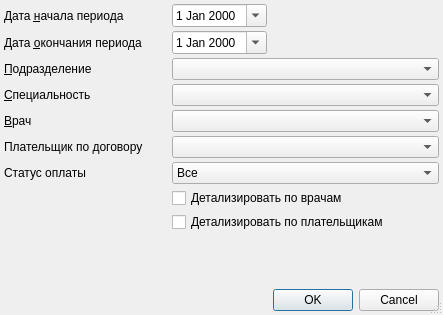
<?xml version="1.0" encoding="UTF-8"?>
<ui version="4.0">
 <class>FinanceExpensesSetupDialog</class>
 <widget class="QDialog" name="FinanceExpensesSetupDialog">
  <property name="windowModality">
   <enum>Qt::ApplicationModal</enum>
  </property>
  <property name="geometry">
   <rect>
    <x>0</x>
    <y>0</y>
    <width>443</width>
    <height>315</height>
   </rect>
  </property>
  <property name="windowTitle">
   <string>параметры отчёта</string>
  </property>
  <property name="sizeGripEnabled">
   <bool>true</bool>
  </property>
  <layout class="QGridLayout" name="gridLayout">
   <property name="leftMargin">
    <number>4</number>
   </property>
   <property name="topMargin">
    <number>4</number>
   </property>
   <property name="rightMargin">
    <number>4</number>
   </property>
   <property name="bottomMargin">
    <number>4</number>
   </property>
   <property name="spacing">
    <number>4</number>
   </property>
   <item row="2" column="0" colspan="2">
    <widget class="QLabel" name="lblOrgStructure">
     <property name="text">
      <string>&amp;Подразделение</string>
     </property>
     <property name="buddy">
      <cstring>cmbOrgStructure</cstring>
     </property>
    </widget>
   </item>
   <item row="6" column="2" colspan="2">
    <widget class="QComboBox" name="cmbAnalysisAccountItems">
     <item>
      <property name="text">
       <string>Все</string>
      </property>
     </item>
     <item>
      <property name="text">
       <string>Без подтверждения</string>
      </property>
     </item>
     <item>
      <property name="text">
       <string>Подтверждённые</string>
      </property>
     </item>
     <item>
      <property name="text">
       <string>Оплаченные</string>
      </property>
     </item>
     <item>
      <property name="text">
       <string>Отказанные</string>
      </property>
     </item>
    </widget>
   </item>
   <item row="0" column="3">
    <spacer>
     <property name="orientation">
      <enum>Qt::Horizontal</enum>
     </property>
     <property name="sizeHint" stdset="0">
      <size>
       <width>101</width>
       <height>20</height>
      </size>
     </property>
    </spacer>
   </item>
   <item row="4" column="2" colspan="2">
    <widget class="CPersonComboBoxEx" name="cmbPerson"/>
   </item>
   <item row="1" column="0" colspan="2">
    <widget class="QLabel" name="lblEndDate">
     <property name="text">
      <string>Дата &amp;окончания периода</string>
     </property>
     <property name="buddy">
      <cstring>edtEndDate</cstring>
     </property>
    </widget>
   </item>
   <item row="0" column="0" colspan="2">
    <widget class="QLabel" name="lblBegDate">
     <property name="text">
      <string>Дата &amp;начала периода</string>
     </property>
     <property name="buddy">
      <cstring>edtBegDate</cstring>
     </property>
    </widget>
   </item>
   <item row="6" column="0">
    <widget class="QLabel" name="lblAnalysisAccountItems">
     <property name="text">
      <string>Статус оплаты</string>
     </property>
    </widget>
   </item>
   <item row="1" column="2">
    <widget class="CDateEdit" name="edtEndDate">
     <property name="calendarPopup">
      <bool>true</bool>
     </property>
    </widget>
   </item>
   <item row="4" column="0">
    <widget class="QLabel" name="lblPerson">
     <property name="text">
      <string>&amp;Врач</string>
     </property>
     <property name="buddy">
      <cstring>cmbPerson</cstring>
     </property>
    </widget>
   </item>
   <item row="5" column="2" colspan="2">
    <widget class="CInsurerComboBox" name="cmbInsurerDoctors"/>
   </item>
   <item row="3" column="0" colspan="2">
    <widget class="QLabel" name="lblSpeciality">
     <property name="text">
      <string>&amp;Специальность</string>
     </property>
     <property name="buddy">
      <cstring>cmbSpeciality</cstring>
     </property>
    </widget>
   </item>
   <item row="10" column="0" colspan="4">
    <widget class="QDialogButtonBox" name="buttonBox">
     <property name="orientation">
      <enum>Qt::Horizontal</enum>
     </property>
     <property name="standardButtons">
      <set>QDialogButtonBox::Cancel|QDialogButtonBox::Ok</set>
     </property>
    </widget>
   </item>
   <item row="0" column="2">
    <widget class="CDateEdit" name="edtBegDate">
     <property name="calendarPopup">
      <bool>true</bool>
     </property>
    </widget>
   </item>
   <item row="5" column="0">
    <widget class="QLabel" name="lblInsurerDoctors">
     <property name="text">
      <string>Плательщик по договору</string>
     </property>
     <property name="buddy">
      <cstring>cmbInsurerDoctors</cstring>
     </property>
    </widget>
   </item>
   <item row="1" column="3">
    <spacer>
     <property name="orientation">
      <enum>Qt::Horizontal</enum>
     </property>
     <property name="sizeHint" stdset="0">
      <size>
       <width>101</width>
       <height>20</height>
      </size>
     </property>
    </spacer>
   </item>
   <item row="3" column="2" colspan="2">
    <widget class="CRBComboBox" name="cmbSpeciality">
     <property name="whatsThis">
      <string>&lt;html&gt;&lt;head&gt;&lt;meta name=&quot;qrichtext&quot; content=&quot;1&quot; /&gt;&lt;style type=&quot;text/css&quot;&gt;
p, li { white-space: pre-wrap; }
&lt;/style&gt;&lt;/head&gt;&lt;body style=&quot; font-family:'MS Shell Dlg 2'; font-size:8.25pt; font-weight:400; font-style:normal;&quot;&gt;
&lt;p style=&quot;-qt-paragraph-type:empty; margin-top:0px; margin-bottom:0px; margin-left:0px; margin-right:0px; -qt-block-indent:0; text-indent:0px;&quot;&gt;&lt;/p&gt;&lt;/body&gt;&lt;/html&gt;</string>
     </property>
    </widget>
   </item>
   <item row="2" column="2" colspan="2">
    <widget class="COrgStructureComboBox" name="cmbOrgStructure"/>
   </item>
   <item row="9" column="1">
    <spacer>
     <property name="orientation">
      <enum>Qt::Vertical</enum>
     </property>
     <property name="sizeHint" stdset="0">
      <size>
       <width>21</width>
       <height>21</height>
      </size>
     </property>
    </spacer>
   </item>
   <item row="8" column="2" colspan="2">
    <widget class="QCheckBox" name="chkDetailByInsurers">
     <property name="text">
      <string>Детализировать по плательщикам</string>
     </property>
    </widget>
   </item>
   <item row="7" column="2" colspan="2">
    <widget class="QCheckBox" name="chkDetailByPersons">
     <property name="text">
      <string>Детализировать по врачам</string>
     </property>
    </widget>
   </item>
  </layout>
 </widget>
 <customwidgets>
  <customwidget>
   <class>CPersonComboBoxEx</class>
   <extends>QComboBox</extends>
   <header>Orgs/PersonComboBoxEx.h</header>
  </customwidget>
  <customwidget>
   <class>COrgStructureComboBox</class>
   <extends>QComboBox</extends>
   <header>Orgs/OrgStructComboBoxes.h</header>
  </customwidget>
  <customwidget>
   <class>CDateEdit</class>
   <extends>QDateEdit</extends>
   <header>library/DateEdit</header>
  </customwidget>
  <customwidget>
   <class>CRBComboBox</class>
   <extends>QComboBox</extends>
   <header>library/crbcombobox.h</header>
  </customwidget>
  <customwidget>
   <class>CInsurerComboBox</class>
   <extends>QComboBox</extends>
   <header>Orgs/OrgComboBox.h</header>
  </customwidget>
 </customwidgets>
 <tabstops>
  <tabstop>edtBegDate</tabstop>
  <tabstop>edtEndDate</tabstop>
  <tabstop>cmbOrgStructure</tabstop>
  <tabstop>cmbSpeciality</tabstop>
  <tabstop>cmbPerson</tabstop>
  <tabstop>cmbInsurerDoctors</tabstop>
  <tabstop>cmbAnalysisAccountItems</tabstop>
  <tabstop>buttonBox</tabstop>
 </tabstops>
 <resources/>
 <connections>
  <connection>
   <sender>buttonBox</sender>
   <signal>accepted()</signal>
   <receiver>FinanceExpensesSetupDialog</receiver>
   <slot>accept()</slot>
   <hints>
    <hint type="sourcelabel">
     <x>190</x>
     <y>252</y>
    </hint>
    <hint type="destinationlabel">
     <x>119</x>
     <y>239</y>
    </hint>
   </hints>
  </connection>
  <connection>
   <sender>buttonBox</sender>
   <signal>rejected()</signal>
   <receiver>FinanceExpensesSetupDialog</receiver>
   <slot>reject()</slot>
   <hints>
    <hint type="sourcelabel">
     <x>241</x>
     <y>252</y>
    </hint>
    <hint type="destinationlabel">
     <x>316</x>
     <y>234</y>
    </hint>
   </hints>
  </connection>
 </connections>
</ui>
